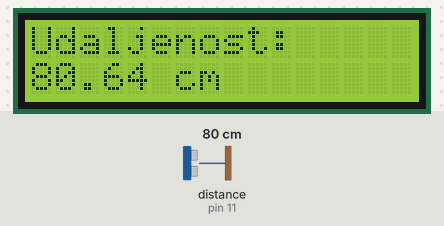
Bench run of a sketch on a simulated Arduino Uno, built with avr-gcc and run on an emulated ATmega328P. Shown: 16×2 character LCD. Wiring (inferred from the names in the program): ultrasonic range finder: trigger pin 13; echo pin 11. The inputs (shaded band) are chosen by the test bench; at power-on: distance to the obstacle (sensor on pin 11) 80 cm. The echo pulse lasts 58.3 µs per cm.

Above: at 1.2 s.
1.3 s: distance to the obstacle (sensor on pin 11) set to 17 cm
At 2.4 s:
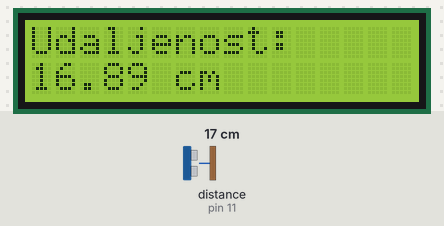
2.8 s: distance to the obstacle (sensor on pin 11) set to 13 cm
At 3.7 s:
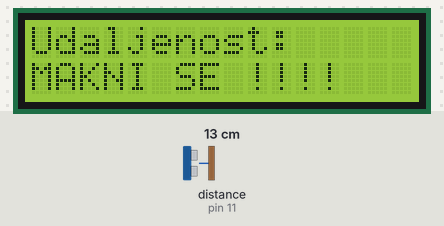
Timing chart, 0 to 5.8 s (numbered marks = the images above; inputs shaded):
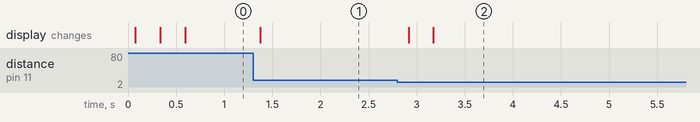

Measured:
- the behaviour switches between 16 and 15 cm on distance to the obstacle (sensor on pin 11) (found by bisection; images 1 and 2)
- after the input at 1.3 s, the display: changes after 0.08 s (image 1)
- after the input at 2.8 s, the display: first changes after 0.12 s (image 2 shows a later state)

The sketch:

UltraSonic_senzor_Udaljenost.ino
```cpp
#include <LiquidCrystal.h> //Load Liquid Crystal Library
LiquidCrystal LCD(10, 9, 5, 4, 3, 2);  //Create Liquid Crystal Object called LCD

int trigPin=13; //Sensor Trip pin connected to Arduino pin 13
int echoPin=11;  //Sensor Echo pin connected to Arduino pin 11
int myCounter=0;  //declare your variable myCounter and set to 0
int servoControlPin=6; //Servo control line is connected to pin 6
float pingTime;  //time for ping to travel from sensor to target and return
float targetDistance; //Distance to Target in inches
float speedOfSound=776.5; //Speed of sound in miles per hour when temp is 77 degrees.
int redLEDPin=8;
int redLED2Pin=7;


void setup() {

Serial.begin(9600);
pinMode(trigPin, OUTPUT);
pinMode(echoPin, INPUT);

LCD.begin(16,2); //Tell Arduino to start your 16 column 2 row LCD
LCD.setCursor(0,0);  //Set LCD cursor to upper left corner, column 0, row 0
LCD.print("Udaljenost:");  //Print Message on First Row
}

void loop() {

  digitalWrite(trigPin, LOW); //Set trigger pin low
  delayMicroseconds(2000); //Let signal settle
  digitalWrite(trigPin, HIGH); //Set trigPin high
  delayMicroseconds(15); //Delay in high state
  digitalWrite(trigPin, LOW); //ping has now been sent
  delayMicroseconds(10); //Delay in high state

  pingTime = pulseIn(echoPin, HIGH);  //pingTime is presented in microceconds
  pingTime=pingTime/1000000; //convert pingTime to seconds by dividing by 1000000 (microseconds in a second)
  pingTime=pingTime/3600; //convert pingtime to hourse by dividing by 3600 (seconds in an hour)
  targetDistance= speedOfSound * pingTime;  //This will be in miles, since speed of sound was miles per hour
  targetDistance=targetDistance/2; //Remember ping travels to target and back from target, so you must divide by 2 for actual target distance.
  targetDistance= targetDistance*63360;    //Convert miles to inches by multipling by 63360 (inches per mile)
  targetDistance= targetDistance*2.54;

  LCD.setCursor(0,1);  //Set cursor to first column of second row
  LCD.print("                "); //Print blanks to clear the row
  LCD.setCursor(0,1);   //Set Cursor again to first column of second row
  LCD.print(targetDistance); //Print measured distance
  LCD.print(" cm");  //Print your units.
  delay(250); //pause to let things settle
if (targetDistance<=15)
{
  LCD.setCursor(0,4);
  LCD.print("MAKNI SE !!!!");
  delay(1000);


}
if (targetDistance<=15)
{
   digitalWrite(redLEDPin,HIGH);
  delay(5000);
  digitalWrite(redLEDPin,LOW);
  delay(1000);

  digitalWrite(redLED2Pin,HIGH);
  delay(1000);
  digitalWrite(redLED2Pin,LOW);
  delay(250);
}
}
```
